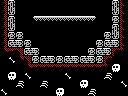

Rendered tile map (Tiled .tmx) drawn with the repository's tilesets; below, a short description and the full map source, tile grids included:
An orthogonal 16x12 tile map with 8x8 px tiles, 1 tile layer (Tile Layer 1) and 4 objects (2x item, big-item, 4x4-item).

<map version="1.0" orientation="orthogonal" renderorder="right-down" width="16" height="12" tilewidth="8" tileheight="8" nextobjectid="19">
 <properties>
  <property name="up" value="hole" />
 </properties>
 <tileset firstgid="1" name="tiles" tilewidth="8" tileheight="8" tilecount="256" columns="16">
  <image source="tiles.png" width="128" height="128" />
 </tileset>
 <layer name="Tile Layer 1" width="16" height="12">
  <data encoding="csv">
251,105,1,1,1,1,1,1,1,1,1,1,1,1,105,247,
251,106,1,1,1,1,1,1,1,1,1,1,1,1,106,247,
251,105,1,1,172,246,246,246,246,246,246,171,1,1,165,247,
251,106,1,1,1,1,1,1,1,1,1,1,1,1,105,247,
251,165,165,1,1,1,1,1,1,1,1,1,1,165,106,247,
251,103,104,165,1,1,1,1,1,1,1,1,165,103,104,247,
145,254,125,103,104,1,1,1,1,1,1,165,103,104,126,146,
167,161,145,125,165,103,104,165,103,104,103,104,165,126,167,167,
167,167,167,145,254,254,254,254,254,254,254,254,254,146,155,167,
167,155,167,161,167,167,167,167,161,167,167,167,167,156,167,167,
167,167,156,167,167,156,167,167,167,167,155,167,167,167,167,161,
161,167,167,167,167,167,167,155,167,167,167,156,167,167,167,167
</data>
 </layer>
 <objectgroup name="objects">
  <object id="2" type="item" x="40" y="40" width="16" height="16" />
  <object id="16" type="item" x="72" y="40" width="16" height="16" />
  <object id="17" type="big-item" x="48" y="32" width="32" height="24" />
  <object id="18" type="4x4-item" x="48" y="24" width="32" height="32" />
 </objectgroup>
</map>
